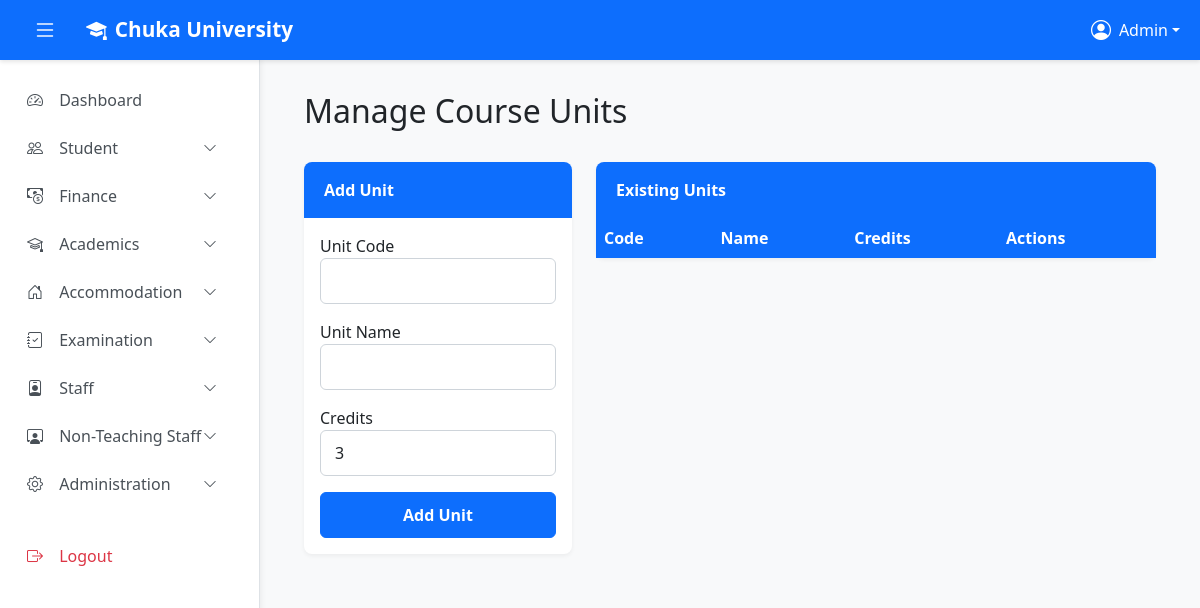
Page /admin/units/manage.php (signed in) on the earlier database version.
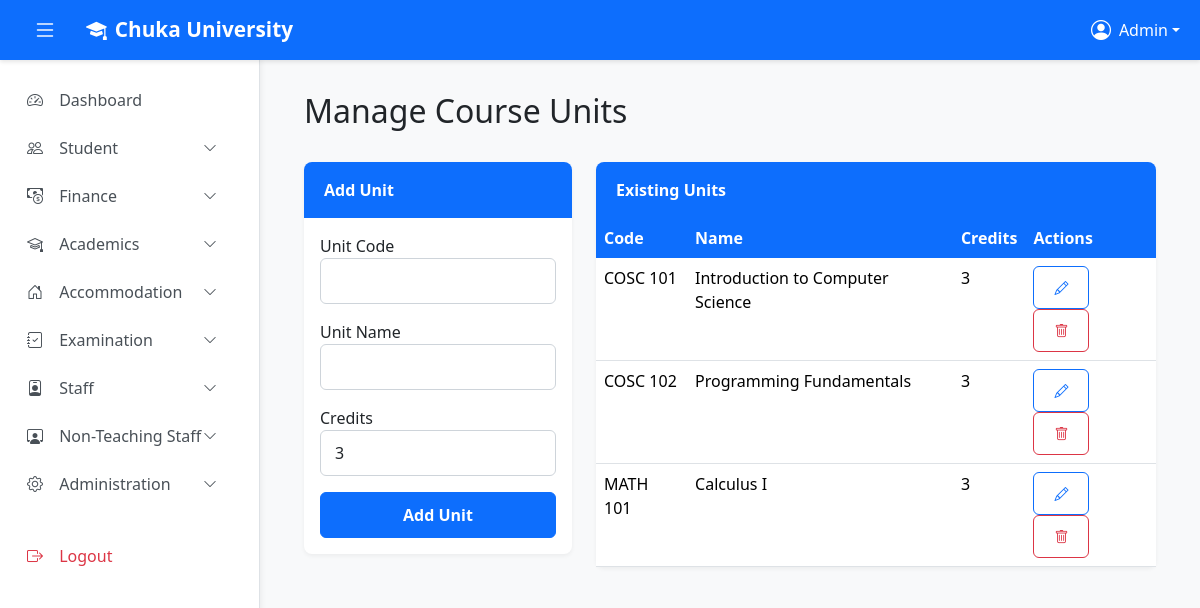
Same page on the later database version.
### tables this page shows
CREATE TABLE `course_units` (
  `id` int(11) NOT NULL,
  `unit_code` varchar(20) NOT NULL,
  `unit_name` varchar(150) NOT NULL,
  `description` text DEFAULT NULL,
  `credit_hours` int(11) NOT NULL DEFAULT 3,
  `unit_type` enum('core','elective') DEFAULT 'core',
  `status` enum('active','inactive') DEFAULT 'active',
  `created_at` timestamp NOT NULL DEFAULT current_timestamp()
);

### admin/units/manage.php (the view, shortened to what this page needs)
<?php
require_once '../../config.php';
$units_stmt = $conn->prepare("SELECT * FROM course_units ORDER BY unit_code ASC");
$units_stmt->execute();
$units = $units_stmt->get_result()->fetch_all(MYSQLI_ASSOC);
?>
<!DOCTYPE html>
<html lang="en">
<head>
    <link href="https://cdn.jsdelivr.net/npm/bootstrap@5.3.3/dist/css/bootstrap.min.css" rel="stylesheet">
    <link href="https://cdn.jsdelivr.net/npm/bootstrap-icons@1.11.3/font/bootstrap-icons.css" rel="stylesheet">
    <link href="../assets/main.css" rel="stylesheet"/>
</head>
<body>
    <?php include '../partials/top_navbar.php'; ?>
    <?php include '../partials/sidebar.php'; ?>
    <main class="main-content" id="mainContent">
        <div class="container-fluid">
            <div class="row mb-4">
                <div class="col-12"><h2>Manage Course Units</h2></div>
            </div>
            <div class="row">
                <div class="col-lg-4 mb-4">
                    <div class="card">
                        <div class="card-header">Add Unit</div>
                        <div class="card-body">
                            <form method="post">
                                <div class="mb-3"><label>Unit Code</label><input type="text" name="unit_code" class="form-control" required></div>
                                <div class="mb-3"><label>Unit Name</label><input type="text" name="unit_name" class="form-control" required></div>
                                <div class="mb-3"><label>Credits</label><input type="number" name="credit_hours" class="form-control" value="3" required></div>
                                <button type="submit" class="btn btn-primary w-100">Add Unit</button>
                            </form>
                        </div>
                    </div>
                </div>
                <div class="col-lg-8">
                    <div class="card">
                        <div class="card-header">Existing Units</div>
                        <div class="card-body p-0">
                            <table class="table table-hover mb-0">
                                <thead><tr><th>Code</th><th>Name</th><th>Credits</th><th>Actions</th></tr></thead>
                                <tbody>
                                    <?php foreach ($units as $unit): ?>
                                    <tr>
                                        <td><?php echo htmlspecialchars($unit['unit_code']); ?></td>
                                        <td><?php echo htmlspecialchars($unit['unit_name']); ?></td>
                                        <td><?php echo $unit['credit_hours']; ?></td>
                                        <td>
                                            <button class="btn btn-sm btn-outline-primary edit-unit-btn"
                                                data-bs-toggle="modal" data-bs-target="#editUnitModal"
                                                data-id="<?php echo $unit['id']; ?>"
                                                data-code="<?php echo htmlspecialchars($unit['unit_code']); ?>"
                                                data-name="<?php echo htmlspecialchars($unit['unit_name']); ?>"
                                                data-credits="<?php echo $unit['credit_hours']; ?>"><i class="bi bi-pencil"></i></button>
                                            <form method="post" class="d-inline" onsubmit="return confirm('Delete this unit?');">
                                                <button class="btn btn-sm btn-outline-danger"><i class="bi bi-trash"></i></button>
                                            </form>
                                        </td>
                                    </tr>
                                    <?php endforeach; ?>
                                </tbody>
                            </table>
                        </div>
                    </div>
                </div>
            </div>
        </div>
    </main>
</body>
</html>

Differences in the rows shown:
added course_units: unit_code "COSC 101", unit_name "Introduction to Computer Science", credit_hours "3"
added course_units: unit_code "COSC 102", unit_name "Programming Fundamentals", credit_hours "3"
added course_units: unit_code "MATH 101", unit_name "Calculus I", credit_hours "3"
